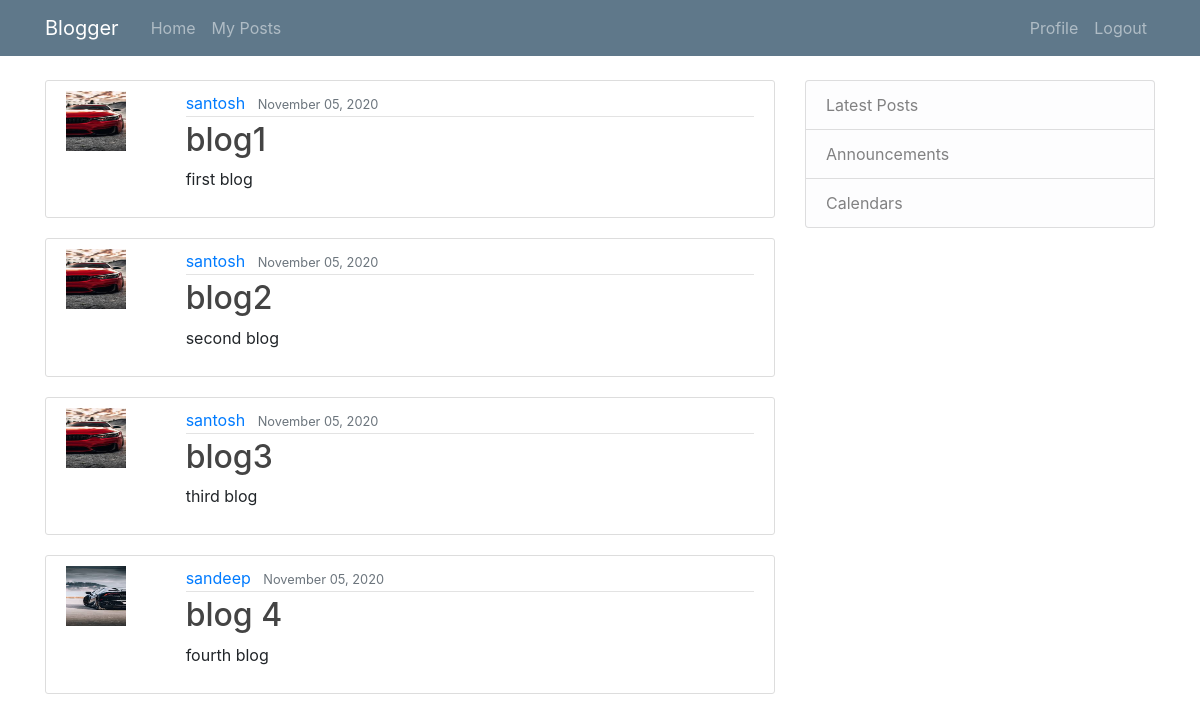
The app's page /home (signed in) with its own data.
### blog/models.py (models this page shows, shortened)
class Post(models.Model):
    title=models.CharField(max_length=100)
    content=models.TextField()
    date=models.DateTimeField(default=timezone.now)
    author=models.ForeignKey(User,on_delete=models.CASCADE)

### users/models.py (models this page shows, shortened)
class Profile(models.Model):
    user=models.OneToOneField(User,on_delete=models.CASCADE)
    image = models.ImageField(default='default.jpg', upload_to='profile_pics')

### blog/views.py (the view)
# urls.py: path('home',views.home,name='blog-home'),
@login_required
def home(request):
    context={
        'posts':Post.objects.all()
    }
    return render(request,'blog/home.html',context)

### blog/templates/blog/home.html
{% extends "blog/base.html" %}
{% block content %}
    {% for post in posts %}
        <article class="media content-section">
          <div class="media-body row">
              <div class="col-sm-2"><img src="{{ post.author.profile.image.url }}" class="blog-image" width="60" height="60"></div>
              <div class="col">
                  <div class="article-metadata ">
                       <a class="mr-2" href="#">{{ post.author }}</a>
                        <small class="text-muted">{{ post.date|date:"F d, Y" }}</small>
                  </div>
                  <h2><a class="article-title" href="#">{{ post.title }}</a></h2>
                  <p class="article-content">{{ post.content }}</p>
              </div>
          </div>
        </article>
    {% endfor %}
{% endblock content %}

### blog/templates/blog/base.html (shortened to what this page needs)
<!DOCTYPE html>
{% load static %}
<html>
<head>
    <link rel="stylesheet" href="https://maxcdn.bootstrapcdn.com/bootstrap/4.0.0/css/bootstrap.min.css">
    <link rel="stylesheet" type="text/css" href="{% static 'blog/main.css' %}">
</head>
<body>
    <header class="site-header">
      <nav class="navbar navbar-expand-md navbar-dark bg-steel fixed-top">
        <div class="container">
          <a class="navbar-brand mr-4" href="{% url 'blog-home' %}">Blogger</a>
          <div class="collapse navbar-collapse" id="navbarToggle">
            <div class="navbar-nav mr-auto">
                {% if user.is_authenticated %}
                    <a class="nav-item nav-link" href="{% url 'blog-home' %}">Home</a>
                    <a class="nav-item nav-link" href="{% url 'blog-myposts' %}">My Posts</a>
              {% endif %}
            </div>
            <div class="navbar-nav">
              {% if user.is_authenticated %}
                    <a class="nav-item nav-link" href="{% url 'profile' %}">Profile</a>
                    <a class="nav-item nav-link" href="{% url 'logout' %}">Logout</a>
                {% else %}
                    <a class="nav-item nav-link" href="{% url 'login' %}">Login</a>
                    <a class="nav-item nav-link" href="{%url 'register'%}">Register</a>
              {% endif %}
            </div>
          </div>
        </div>
      </nav>
    </header>
    <main role="main" class="container">
      <div class="row">
        <div class="col-md-8">
          {% block content %}{% endblock %}
        </div>
        <div class="col-md-4">
          <ul class="list-group">
                <li class="list-group-item list-group-item-light">Latest Posts</li>
                <li class="list-group-item list-group-item-light">Announcements</li>
                <li class="list-group-item list-group-item-light">Calendars</li>
          </ul>
        </div>
      </div>
    </main>
</body>
</html>

### blog/static/blog/main.css (style rules this page uses)
body { margin-top: 5rem; }
.bg-steel { background-color: #5f788a; }
.content-section { background: #ffffff; padding: 10px 20px; border: 1px solid #dddddd; border-radius: 3px; margin-bottom: 20px; }
.article-title { color: #444444; }
.article-metadata { padding-bottom: 1px; margin-bottom: 4px; border-bottom: 1px solid #e3e3e3 }

### records on screen
Post: author.profile.image (picture), author "santosh", date "November 05, 2020", title "blog1", content "first blog"
Post: author.profile.image (picture), author "santosh", date "November 05, 2020", title "blog2", content "second blog"
Post: author.profile.image (picture), author "santosh", date "November 05, 2020", title "blog3", content "third blog"
Post: author.profile.image (picture), author "sandeep", date "November 05, 2020", title "blog 4", content "fourth blog"
